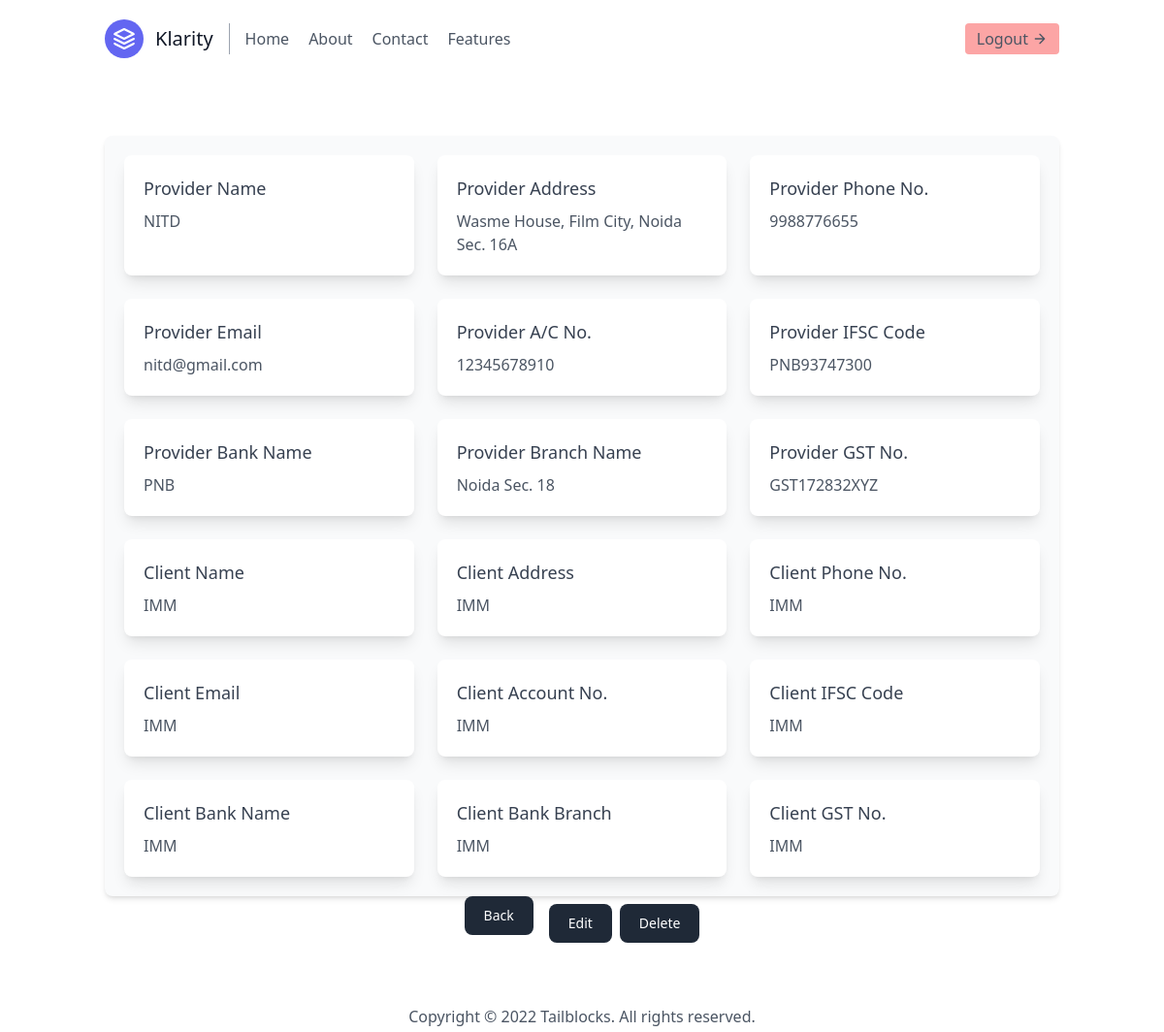
Page /account-details-review/3/ (signed in) on the committed database.
### InvApp/models.py (models this page shows, shortened)
class Account_Details(models.Model):
    provider_name = models.CharField(max_length=50)
    provider_address = models.CharField(max_length=100)
    provider_phone_number = models.CharField(max_length=15)
    provider_email = models.EmailField()
    provider_account_no = models.PositiveIntegerField()
    provider_ifsc_code = models.CharField(max_length=50)
    provider_bannk_name = models.CharField(max_length=50)
    provider_bank_branch =models.CharField(max_length=50)
    provider_gst_no = models.CharField(max_length=50)
    client_name = models.CharField(max_length=50)
    client_address = models.CharField(max_length=100)
    client_phone_number = models.CharField(max_length=15)
    client_email = models.EmailField()
    client_account_no = models.PositiveIntegerField()
    client_ifsc_code = models.CharField(max_length=50)
    client_bannk_name = models.CharField(max_length=50)
    client_bank_branch =models.CharField(max_length=50)
    client_gst_no = models.CharField(max_length=50)

### InvApp/views.py (the view)
# urls.py: path('account-details-review/<int:id>/', views.account_details_review, name='account-details-review'),
@login_required
def account_details_review(request, id):
    try:
        single_account = Account_Details.objects.get(id=id)
    except Account_Details.DoesNotExist:
        single_account = None
    return render(request, 'account_details_review.html', {'single_account': single_account})

### templates/account_details_review.html
{% extends "base.html" %}
{% block body %}
<div class="container mx-auto my-10 p-5 bg-white rounded">
    <div class="grid grid-cols-1 sm:grid-cols-2 lg:grid-cols-3 gap-6 p-5 bg-gray-50 rounded-lg shadow-md">
        <div class="bg-white shadow-lg rounded-lg p-5">
            <strong class="block text-lg font-medium text-gray-700">Provider Name</strong>
            <p class="text-gray-600 mt-2">{{single_account.provider_name}}</p>
        </div>
        <div class="bg-white shadow-lg rounded-lg p-5">
            <strong class="block text-lg font-medium text-gray-700">Provider Address</strong>
            <p class="text-gray-600 mt-2">{{single_account.provider_address}}</p>
        </div>
        <div class="bg-white shadow-lg rounded-lg p-5">
            <strong class="block text-lg font-medium text-gray-700">Provider Phone No.</strong>
            <p class="text-gray-600 mt-2">{{single_account.provider_phone_number}}</p>
        </div>
        <div class="bg-white shadow-lg rounded-lg p-5">
            <strong class="block text-lg font-medium text-gray-700">Provider Email</strong>
            <p class="text-gray-600 mt-2">{{single_account.provider_email}}</p>
        </div>
        <div class="bg-white shadow-lg rounded-lg p-5">
            <strong class="block text-lg font-medium text-gray-700">Provider A/C No.</strong>
            <p class="text-gray-600 mt-2">{{single_account.provider_account_no}}</p>
        </div>
        <div class="bg-white shadow-lg rounded-lg p-5">
            <strong class="block text-lg font-medium text-gray-700">Provider IFSC Code</strong>
            <p class="text-gray-600 mt-2">{{single_account.provider_ifsc_code}}</p>
        </div>
        <div class="bg-white shadow-lg rounded-lg p-5">
            <strong class="block text-lg font-medium text-gray-700">Provider Bank Name</strong>
            <p class="text-gray-600 mt-2">{{single_account.provider_bannk_name}}</p>
        </div>
        <div class="bg-white shadow-lg rounded-lg p-5">
            <strong class="block text-lg font-medium text-gray-700">Provider Branch Name</strong>
            <p class="text-gray-600 mt-2">{{single_account.provider_bank_branch}}</p>
        </div>
        <div class="bg-white shadow-lg rounded-lg p-5">
            <strong class="block text-lg font-medium text-gray-700">Provider GST No.</strong>
            <p class="text-gray-600 mt-2">{{single_account.provider_gst_no}}</p>
        </div>
        <div class="bg-white shadow-lg rounded-lg p-5">
            <strong class="block text-lg font-medium text-gray-700">Client Name</strong>
            <p class="text-gray-600 mt-2">{{single_account.client_name}}</p>
        </div>
        <div class="bg-white shadow-lg rounded-lg p-5">
            <strong class="block text-lg font-medium text-gray-700">Client Address</strong>
            <p class="text-gray-600 mt-2">{{single_account.client_name}}</p>
        </div>
        <div class="bg-white shadow-lg rounded-lg p-5">
            <strong class="block text-lg font-medium text-gray-700">Client Phone No.</strong>
            <p class="text-gray-600 mt-2">{{single_account.client_name}}</p>
        </div>
        <div class="bg-white shadow-lg rounded-lg p-5">
            <strong class="block text-lg font-medium text-gray-700">Client Email</strong>
            <p class="text-gray-600 mt-2">{{single_account.client_name}}</p>
        </div>
        <div class="bg-white shadow-lg rounded-lg p-5">
            <strong class="block text-lg font-medium text-gray-700">Client Account No.</strong>
            <p class="text-gray-600 mt-2">{{single_account.client_name}}</p>
        </div>
        <div class="bg-white shadow-lg rounded-lg p-5">
            <strong class="block text-lg font-medium text-gray-700">Client IFSC Code</strong>
            <p class="text-gray-600 mt-2">{{single_account.client_name}}</p>
        </div>
        <div class="bg-white shadow-lg rounded-lg p-5">
            <strong class="block text-lg font-medium text-gray-700">Client Bank Name</strong>
            <p class="text-gray-600 mt-2">{{single_account.client_name}}</p>
        </div>
        <div class="bg-white shadow-lg rounded-lg p-5">
            <strong class="block text-lg font-medium text-gray-700">Client Bank Branch</strong>
            <p class="text-gray-600 mt-2">{{single_account.client_name}}</p>
        </div>
        <div class="bg-white shadow-lg rounded-lg p-5">
            <strong class="block text-lg font-medium text-gray-700">Client GST No.</strong>
            <p class="text-gray-600 mt-2">{{single_account.client_name}}</p>
        </div>
    </div>
    <div class = "flex flex-wrap justify-center space-x-2 space-y-2">
        <a type="button" href="{% url 'add-client' %}"
            class="text-white bg-gray-800 hover:bg-gray-900 focus:outline-none focus:ring-4 focus:ring-gray-300 font-medium rounded-lg text-sm px-5 py-2.5 me-2 mb-2 dark:bg-gray-800 dark:hover:bg-gray-700 dark:focus:ring-gray-700 dark:border-gray-700">
            Back
        </a>
        <a type="button" href="{% url 'update-account-details' single_account.id %}"
            class="text-white bg-gray-800 hover:bg-gray-900 focus:outline-none focus:ring-4 focus:ring-gray-300 font-medium rounded-lg text-sm px-5 py-2.5 me-2 mb-2 dark:bg-gray-800 dark:hover:bg-gray-700 dark:focus:ring-gray-700 dark:border-gray-700">
            Edit
        </a>
        <a href="{% url 'delete-account-details' single_account.id %}"
            onclick="return confirm('Are you sure you want to delete this item?')"
            class="text-white bg-gray-800 hover:bg-gray-900 focus:outline-none focus:ring-4 focus:ring-gray-300 font-medium rounded-lg text-sm px-5 py-2.5 me-2 mb-2 dark:bg-gray-800 dark:hover:bg-gray-700 dark:focus:ring-gray-700 dark:border-gray-700">
            Delete
        </a>
    </div>
</div>
{% endblock body %}

### rows in the picture
Account_Details: provider_name "NITD", provider_address "Wasme House, Film City, Noida Sec. 16A", provider_phone_number "9988776655", provider_email "nitd@gmail.com", provider_account_no "12345678910", provider_ifsc_code "PNB93747300", provider_bannk_name "PNB", provider_bank_branch "Noida Sec. 18", provider_gst_no "GST172832XYZ", client_name "IMM"
